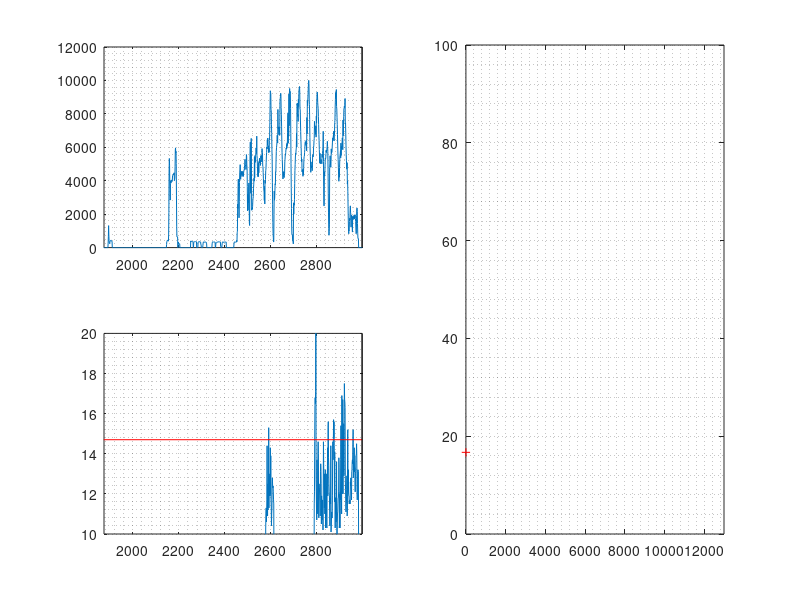

Source code (MATLAB):
close all;
clear all;

%% Change this to look at other datasets
load testdata1;

%% Constants
LINELENGTH = 10;

%% Creates a figure handle for the plotting
figurehandle = figure(1);

%% Plot the stuff on the left
subplot(2,2,1); plot(VarName4)
subplot(2,2,3); plot(VarName18)

%% Request a start point from the user
defaultstart = {num2str(find(VarName4 > 1000, 1 ) - 2*LINELENGTH )};
answer = inputdlg('Enter start point','Start point',1,defaultstart);
STARTPOINT = str2double(answer{1});
if STARTPOINT <=0
    STARTPOINT = LINELENGTH+1;
end

%% Request an end point from the user
defaultend = {num2str(find(VarName4 > 1000, 1, 'last' ) + 2*LINELENGTH )};
answer = inputdlg('Enter end point','End point',1,defaultend);
ENDPOINT = str2double(answer{1});

%% Update left hand plot axes 
subplot(2,2,1); axis([STARTPOINT ENDPOINT 0 max(VarName4)*1.2]); grid minor;
rpmline = line([STARTPOINT,STARTPOINT],[0,max(VarName4)*1.2],'Color','k');

subplot(2,2,3); 
hold on;
afrstoichline = line([0,ENDPOINT],[14.7,14.7],'Color','r');
afrline = line([STARTPOINT,STARTPOINT],[10,20],'Color','k');
hold off;
axis([STARTPOINT ENDPOINT 10 20]); grid minor;

%% Set up the plotting to update the fuel map plot
subplot(1,2,2);
xd = VarName4(STARTPOINT-LINELENGTH:STARTPOINT);
yd = VarName16(STARTPOINT-LINELENGTH:STARTPOINT);
maplinehandle = plot(xd,yd); axis([0 13000 0 100]); grid minor
hold on; mapdothandle = plot(xd(end),yd(end),'r+');
mapax = gca;
set(maplinehandle,'xdata',xd,'ydata',yd)
    
%% The main plotting loop
loopindex = STARTPOINT;
while loopindex < ENDPOINT
    loopindex = loopindex +1;
    
    % Update the fuel mapping plot
    xd = VarName4(loopindex-LINELENGTH:loopindex);
    yd = VarName16(loopindex-LINELENGTH:loopindex);
    set(maplinehandle,'xdata',xd,'ydata',yd)
    set(mapdothandle,'xdata',xd(end),'ydata',yd(end))
    
    
    % This draws the lines on the plots on the left
    set(rpmline,'xdata',[loopindex,loopindex])
    set(afrline,'xdata',[loopindex,loopindex])
    
    drawnow
    pause(0.02)

     % This lets you pause the program and set a new point by hitting space
     % then clicking on the left mouse to select a new point. Right mouse
     % button continues from where you are
     isKeyPressed = ' ' == get(figurehandle,'CurrentCharacter');
     if isKeyPressed
         set(gcf,'currentch',char(1)) 
         while 1
            [newx,~, button] = ginput(1);
            if button == 2
                break
            end
            if gca ~= mapax
                loopindex = round(newx);
                break;
            end
        end
     end

end